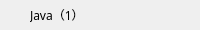
<?xml version="1.0" encoding="UTF-8"?>
<ui version="4.0">
 <class>KGroupItem</class>
 <widget class="QWidget" name="KGroupItem">
  <property name="geometry">
   <rect>
    <x>0</x>
    <y>0</y>
    <width>200</width>
    <height>30</height>
   </rect>
  </property>
  <property name="minimumSize">
   <size>
    <width>200</width>
    <height>30</height>
   </size>
  </property>
  <property name="maximumSize">
   <size>
    <width>200</width>
    <height>30</height>
   </size>
  </property>
  <property name="windowTitle">
   <string>KGroupItem</string>
  </property>
  <widget class="QPushButton" name="m_move_btn">
   <property name="geometry">
    <rect>
     <x>5</x>
     <y>5</y>
     <width>20</width>
     <height>20</height>
    </rect>
   </property>
   <property name="styleSheet">
    <string notr="true">border:none; background:transparent;</string>
   </property>
   <property name="text">
    <string/>
   </property>
   <property name="icon">
    <iconset resource="kmainwindow.qrc">
     <normaloff>:/groupitem/icons/move.png</normaloff>:/groupitem/icons/move.png</iconset>
   </property>
  </widget>
  <widget class="QPushButton" name="m_more_btn">
   <property name="geometry">
    <rect>
     <x>173</x>
     <y>5</y>
     <width>20</width>
     <height>20</height>
    </rect>
   </property>
   <property name="styleSheet">
    <string notr="true">border:none; background:transparent;</string>
   </property>
   <property name="text">
    <string/>
   </property>
   <property name="icon">
    <iconset resource="kmainwindow.qrc">
     <normaloff>:/groupitem/icons/more_android_light.png</normaloff>:/groupitem/icons/more_android_light.png</iconset>
   </property>
  </widget>
  <widget class="QPushButton" name="m_group_name_btn">
   <property name="geometry">
    <rect>
     <x>30</x>
     <y>1</y>
     <width>135</width>
     <height>28</height>
    </rect>
   </property>
   <property name="styleSheet">
    <string notr="true">font-family: Microsoft YaHei;
border:none; 
background:transparent;
text-align: left;</string>
   </property>
   <property name="text">
    <string>Java（1）</string>
   </property>
  </widget>
 </widget>
 <layoutdefault spacing="6" margin="11"/>
 <resources>
  <include location="kmainwindow.qrc"/>
 </resources>
 <connections/>
</ui>
